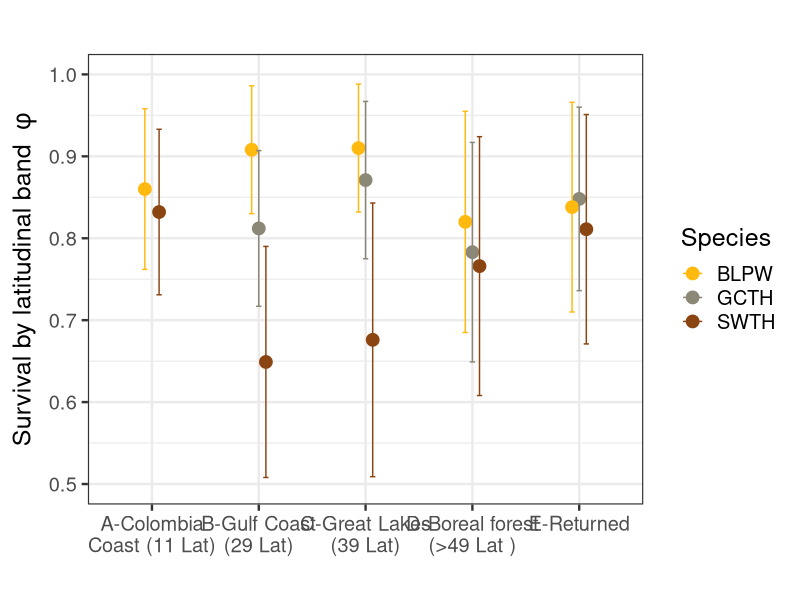
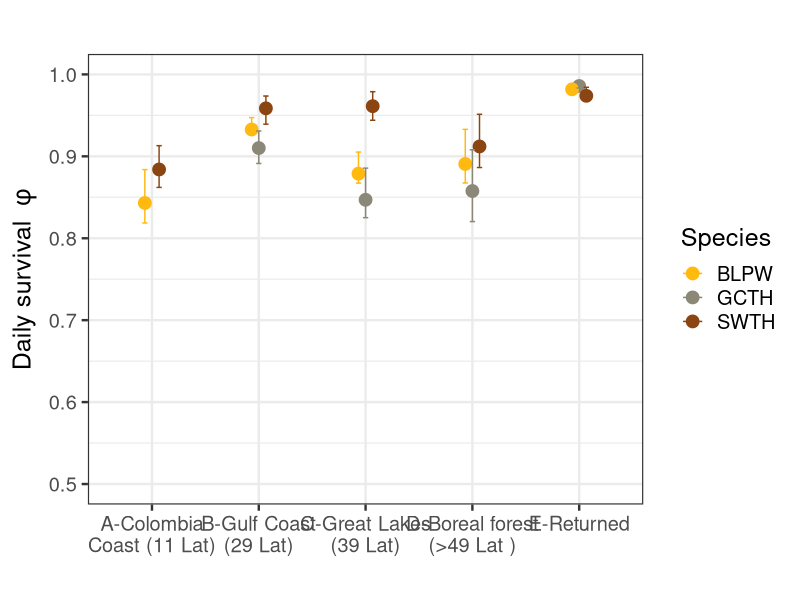
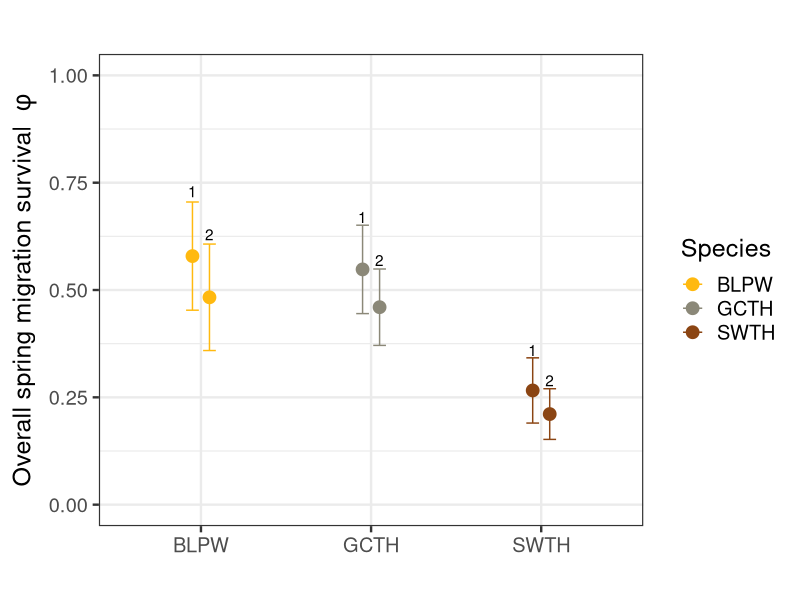
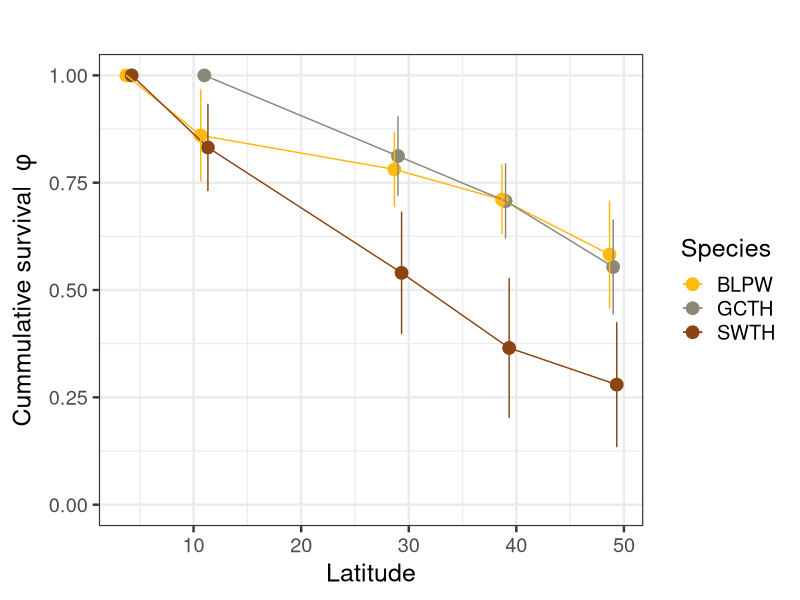
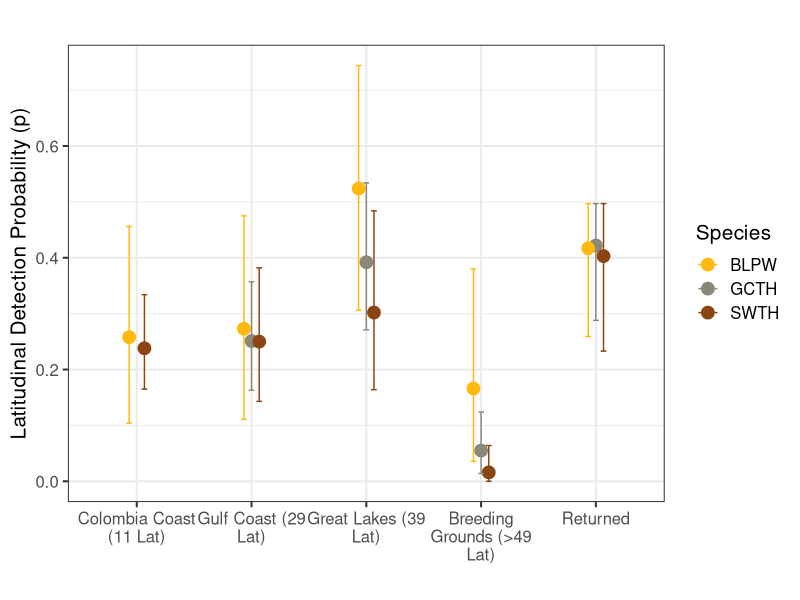
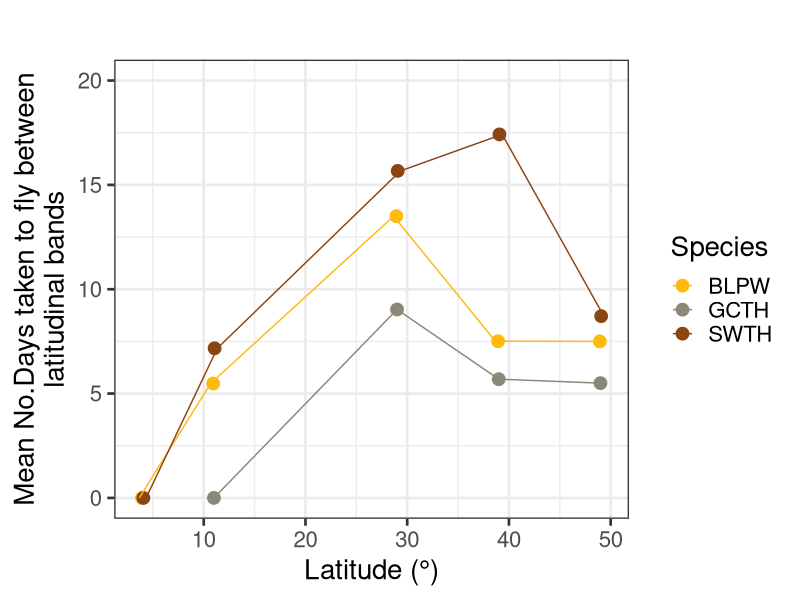

These figures' R source, in order:
# Translating survival results from jags models into daily survival and visualizations gor: Gómez et al. Estimating apparent survival along hemispheric migratory routes using Motus tracking. Movement Ecology.

library(dplyr)
library(ggplot2)
library(forcats)
library(stringr)
library(tidyverse)

dat <- read.csv("Results_Final_AllSpp_Scott.csv", h = T, sep = ";")
head(dat)
surv <- subset(dat, name == 'survival')
surv <- surv %>%
  mutate(Parameter = fct_relevel(Parameter, 
                                 "A-Colombia Coast (11 Lat)", "B-Gulf Coast            (29 Lat)", "C-Great Lakes         (39 Lat)", 
                                 "D-Boreal forest (>49 Lat )", "E-Returned"))

tot2 <- subset(dat, name == 'survival TOTAL 2')
tot1 <-subset(dat, name == 'survival TOTAL 1') 
total <- rbind(tot1, tot2)

det <- subset(dat, name == 'detection probability')

pd <- position_dodge(0.2)
pd2 <- position_dodge(0.5)

#Survival by Lat
windows(12,7)
ggplot(surv, aes(Parameter, Estimate, ymin = c(Estimate - SD), ymax = c(Estimate + SD), colour = Species)) +
  geom_point(position = pd, size=4) + scale_x_discrete(labels = label_wrap_gen(16))+
  geom_errorbar(aes(ymin = c(Estimate - SD), ymax = c(Estimate + SD)), width = 0.15, position = pd)+
  scale_color_manual(values = c("darkgoldenrod1", "cornsilk4", "chocolate4"))+
  labs(x = "",
       y = expression(paste("Survival by latitudinal band", ~ ~ phi)),
       title = "")+ ylim(0.5,1)+
  theme_bw(18) 

#Survival by day
windows(12,7)
ggplot(surv, aes(Parameter, Surv_day, ymin = Surv_day_low, ymax = Surv_day_up, colour = Species)) +
  geom_point(position = pd, size=4) + scale_x_discrete(labels = label_wrap_gen(16))+
  geom_errorbar(aes(ymin = Surv_day_low, ymax = Surv_day_up), width = 0.15, position = pd)+
  scale_color_manual(values = c("darkgoldenrod1", "cornsilk4", "chocolate4"))+
  labs(x = "",
       y = expression(paste("Daily survival", ~ ~ phi)),
       title = "")+ ylim(0.50,1.00)+
  theme_bw(18) 

#Overall Spring Survival 
windows(12,7)
ggplot(total, aes(Species, Estimate, ymin = P2.5., ymax = P97.5., colour = Species, group = name)) +
  geom_point(position = pd, size=4) + scale_x_discrete(labels = label_wrap_gen(21))+
  geom_errorbar(aes(ymin = c(Estimate - SD), ymax = c(Estimate + SD)), width = 0.15, position = pd)+
  scale_color_manual(values = c("darkgoldenrod1", "cornsilk4", "chocolate4"))+
  labs(x = "",
       y = expression(paste("Overall spring migration survival", ~ ~ phi)),
       title = "")+ ylim(0,1)+
  annotate(geom = "text", x = 0.95, y = 0.73, label = "1")+
  annotate(geom = "text", x = 1.05, y = 0.63, label = "2")+
  annotate(geom = "text", x = 1.95, y = 0.67, label = "1")+
  annotate(geom = "text", x = 2.05, y = 0.57, label = "2")+
  annotate(geom = "text", x = 2.95, y = 0.36, label = "1")+
  annotate(geom = "text", x = 3.05, y = 0.29, label = "2")+
  theme_bw(18) 

#Cummulative survival by lat
cum <- dat[dat$Species %in% c("BLPW", "SWTH", "GCTH"), ]
 cum <- cum %>% drop_na(CumSurv)
 
windows(12,7)
ggplot(cum, aes(LAT, CumSurv, ymin = 0, ymax = 1, colour = Species)) +
  geom_point(position = position_dodge(width = 1), size=4) + geom_line(position = position_dodge(width = 1)) +
  geom_errorbar(aes(ymin = CumSurv-CumSurv_SE, ymax = CumSurv+CumSurv_SE), width = 0.15, position = position_dodge(width = 1)) +
  scale_color_manual(values = c("darkgoldenrod1", "cornsilk4", "chocolate4"))+
  labs(x = "Latitude", y = expression(paste("Cummulative survival", ~ ~ phi)), title = "") +
  theme_bw(18) 


#Detection probability
det$Parameter <- recode(det$Parameter, 
                        'recap stage1' = 'Colombia Coast (11 Lat)',
                        'recap stage2' = 'Gulf Coast (29 Lat)',
                        'recap stage3' = 'Great Lakes (39 Lat)',
                        'recap stage4' = 'Breeding Grounds (>49 Lat)',
                        'recap stage5' = 'Returned')

det <- det %>%
  mutate(Parameter = fct_relevel(Parameter, 
                                 
                                 "Colombia Coast (11 Lat)", 
                                 "Gulf Coast (29 Lat)", 
                                 "Great Lakes (39 Lat)", 
                                 "Breeding Grounds (>49 Lat)",
                                 "Returned"))
windows(12,7)
ggplot(det, aes(Parameter, Estimate, ymin = P2.5., ymax = P97.5., colour = Species)) +
  geom_point(position = pd, size=4) + scale_x_discrete(labels = label_wrap_gen(16))+
  geom_errorbar(aes(ymin = P2.5., ymax = P97.5.), width = 0.15, position = pd)+
  scale_color_manual(values = c("darkgoldenrod1", "cornsilk4", "chocolate4"))+
  labs(x = "",
       y = "Latitudinal Detection Probability (p)",
       title = "") +
  theme_bw(15) 

#Rate of migration

dat1 <- dat[dat$ID %in% c("beta[1,5]", "beta[2,5]", "beta[3,5]","alpha[1,1]","alpha[2,1]","alpha[3,1]","alpha[1,2]","alpha[2,2]","alpha[3,2]","alpha[3,1]","alpha[1,3]","alpha[2,3]","alpha[3,3]", "alpha[1,4]","alpha[2,4]","alpha[3,4]"), ]

windows(12,7)
ggplot(dat1, aes(LAT, Mean_Days, colour = Species)) +
  geom_point(position = pd, size=4) +
  geom_line(position = position_dodge(width = 1)) +
  scale_color_manual(values = c("darkgoldenrod1", "cornsilk4", "chocolate4"))+
  ylim(0,20)+
  labs(x = "Latitude (°)",
       y = str_wrap("Mean No.Days taken to fly between latitudinal bands",35),
       title = "")+
  theme_bw(20) 
